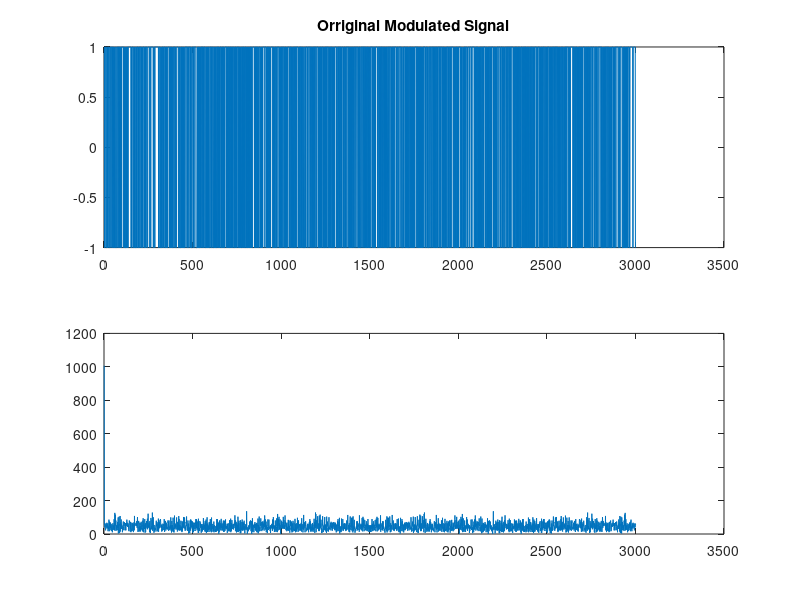
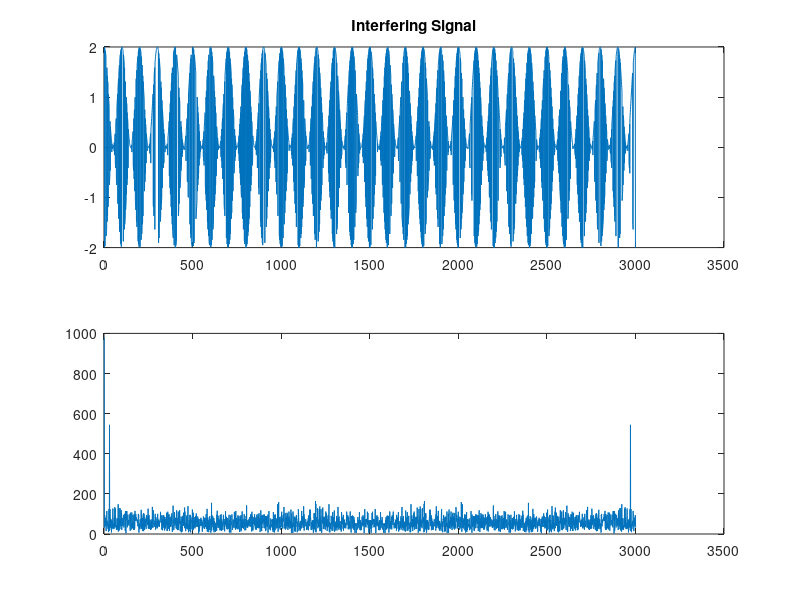
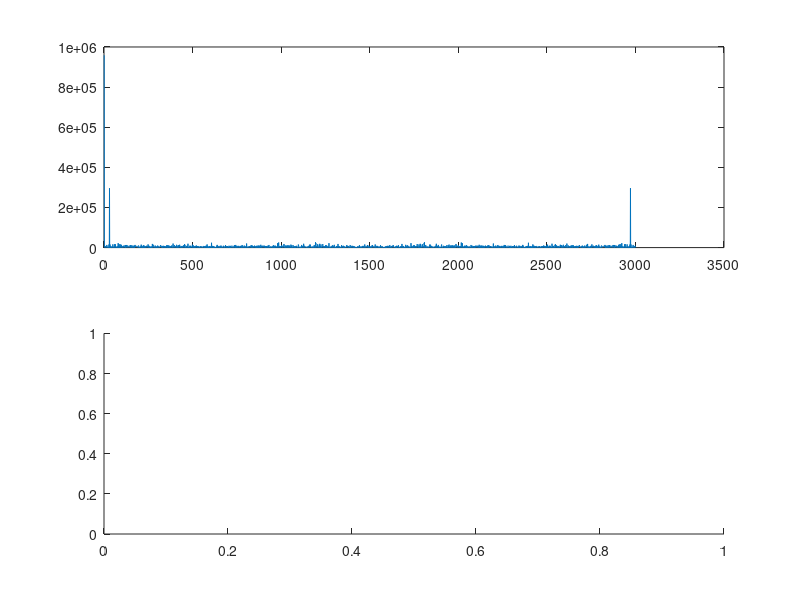

The MATLAB source for these figures, in order: (Note: this script raises an error after producing the figures.)
% More Complicated Spectral Subtraction Test for Bit Error Rate

Fs = 3000;
Ts = 1/Fs;
t = 0:Ts:1;

% Signal to transmit
n = randi([-1 1],length(t),1);
for s=1:length(t)
    if n(s)==0
        n(s)=1;
    end
end
x1 = n';    %.*cos(2*pi*2000*t);
x2 = x1.*cos(2*pi*30*t);

y = x1+x2;  % awgn(x1+x2, .1);

omega = unwrap(angle(fft(y)));
omega2 = unwrap(angle(fft(x2)));

figure(1),
subplot(2,1,1),
plot(x1)
title('Orriginal Modulated Signal');
subplot(2,1,2),
plot(abs(fft(x1)));

figure(2),
subplot(2,1,1),
plot(y)
title('Interfering Signal');
subplot(2,1,2),
plot(abs(fft(y)));

% Sx1=ones(1,length(t));
% Sx2=ones(1,length(t));
% Sy=ones(1,length(t));
% 
% IntS1=ones(1,length(t));
% IntS2=ones(1,length(t));
% IntSy=ones(1,length(t));
% 
% x = 1:length(t);    %time Tau you are integrating over
% for f=1:length(t)
%     for tau = 1:length(t)
%         IntS1(tau) = x1(tau)*exp(1i*2*pi*tau*f);
%         IntS2(tau) = x2(tau)*exp(1i*2*pi*tau*f);
%         IntSy(tau) = y(tau)*exp(1i*2*pi*tau*f);
%     end
%     Sx1(f) = trapz(IntS1,x);    %PSD for x1 at frequency f
%     Sx2(f) = trapz(IntS2,x);    %PSD for x2
%     Sy(f) = trapz(IntSy,x);     %PSD for y
% end

Sy = (fft(y).*exp(-1i*omega)).^2;
Sx2 = (fft(x2).*exp(-1i*omega2)).^2;

figure(8)
subplot(2,1,1)
plot(abs(Sy))
subplot(2,1,2)
plot(dspdata.psd(y))


% Perform Spectral Subtraction
Sx1_subd = Sy-Sx2;

figure(7),
subplot(2,1,1),
plot(abs(ifft(Sx1_subd)))
title('Subtracted Signal')
subplot(2,1,2),
plot(abs(Sx1_subd));

x1_subd = ifft(sqrt(Sx1_subd).*exp(1i*omega));

figure(3),
subplot(2,1,1),
plot(abs(x1_subd))
title('Subtracted Signal')
subplot(2,1,2),
plot(abs(fft(x1_subd)));

% x1_subd_BB = x1_subd.*cos(2*pi*2500*t);
% 
% figure(4),
% subplot(2,1,1),
% plot(x1_subd_BB)
% title('Signal at Base Band');
% subplot(2,1,2),
% plot(abs(fft(x1_subd_BB)));

fl=100; 
ff=[0 .1 .2 1];                 % BPF center frequency at .4
fa=[1 1 0 0];                   % which is twice f_0
h=firpm(fl,ff,fa);              % BPF design via firpm
n_subd=filter(h,1,x1_subd_BB);  % filter to give preprocessed r

figure(5),
subplot(2,1,1),
plot(n_subd)
title('Signal Filtered');
subplot(2,1,2),
plot(abs(fft(n_subd)));

for s=1:length(n)
    if n_subd(s)>0
        n_subd(s)=1;
    else
        n_subd(s)=-1;
    end
end

numError=0;
for s=1:length(n)
    if n_subd(s) ~= n(s)
        numError = numError+1;
    end
end

numError

%Sx2(s)=quad(y(x)*exp(1i*2*pi*x),1,length(t))^(s);

